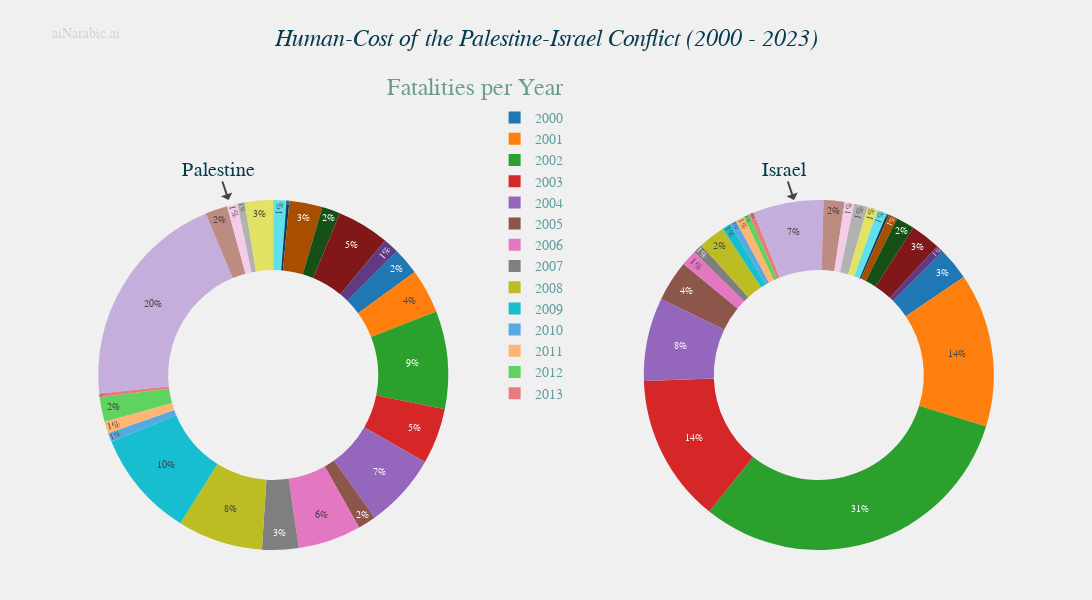

The notebook cell saved with this chart:
### Code cell
choice = Choice.Fatalities
piechart = PieCharts(df, choice=choice)
piechart.show_plot()

### Figure 1 — Plotly figure (JSON) as saved in the notebook; plotly's stock layout.template omitted (floating-point values rounded to 4 significant figures)
{"data": [{"direction": "clockwise", "domain": {"x": [0, 0.45], "y": [0, 1]}, "hole": 0.6, "labels": [2000, 2001, 2002, 2003, 2004, 2005, 2006, 2007, 2008, 2009, 2010, 2011, 2012, 2013, 2014, 2015, 2016, 2017, 2018, 2019, 2020, 2021, 2022, 2023, 2024], "name": "Palestinians Fatalities", "rotation": 45, "showlegend": true, "sort": false, "textfont": {"size": 10}, "textinfo": "percent", "textposition": "inside", "texttemplate": "%{percent:.0%}", "type": "pie", "values": [283, 470, 1032, 588, 786, 190, 665, 385, 899, 1126, 95, 124, 260, 39, 2329, 234, 109, 77, 300, 138, 30, 349, 191, 551, 167]}, {"direction": "clockwise", "domain": {"x": [0.55, 1], "y": [0, 1]}, "hole": 0.6, "labels": [2000, 2001, 2002, 2003, 2004, 2005, 2006, 2007, 2008, 2009, 2010, 2011, 2012, 2013, 2014, 2015, 2016, 2017, 2018, 2019, 2020, 2021, 2022, 2023, 2024], "name": "Israelis Fatalities", "rotation": 45, "showlegend": true, "sort": false, "textfont": {"size": 10}, "textinfo": "percent", "textposition": "inside", "texttemplate": "%{percent:.0%}", "type": "pie", "values": [41, 192, 419, 185, 104, 51, 20, 12, 33, 11, 8, 11, 7, 6, 88, 26, 12, 17, 13, 12, 3, 11, 23, 37, 9]}], "layout": {"annotations": [{"align": "left", "font": {"color": "lightgray", "size": 14}, "showarrow": false, "text": "aiNarabic.ai", "x": 0, "y": 1.5}, {"align": "center", "font": {"color": "#053B50", "size": 24}, "showarrow": false, "text": "<i>Human-Cost of the Palestine-Israel Conflict (2000 - 2023)</i>", "x": 0.5, "y": 1.5}, {"font": {"color": "#053B50", "size": 20}, "showarrow": true, "text": "Palestine", "x": 0.18, "y": 1}, {"font": {"color": "#053B50", "size": 20}, "showarrow": true, "text": "Israel", "x": 0.75, "y": 1}], "height": 600, "legend": {"font": {"color": "#5F9EA0", "family": "Rockwell", "size": 14}, "x": 0.485, "xanchor": "center", "y": 1.28, "yanchor": "top"}, "margin": {"b": 50, "l": 50, "pad": 0, "r": 50, "t": 200}, "title": {"font": {"color": "#6A9C89", "family": "Arial", "size": 24}, "text": "Fatalities per Year", "x": 0.435, "xanchor": "center", "y": 0.87, "yanchor": "top"}, "width": 1100, "xaxis": {"showticklabels": true, "visible": true}}}
